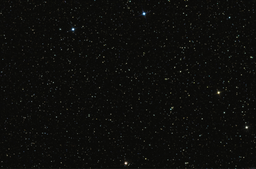
#> input picture StarMap.png, 256 x 169 px, shrunk from 1600 x 1057 before the run
$ python basic.py
#> lines starting #> are read from the running program, lines starting #| are printed output that depends on the picture
# -*- coding: utf-8 -*-
"""
Created on Sun Jan 31 22:42:19 2021

@author: yigit
"""

import matplotlib.pyplot as plt
from PIL import Image
import numpy as np
from numpy import asarray
from scipy.ndimage import rotate

# Read Images
star = Image.open('StarMap.png')
#> star is the input picture: PIL image 256x169 RGBA; mean R, G, B, A 13, 13.2, 11, 255
small = Image.open('Small_area.png')
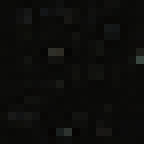
#> input picture Small_area.png, 18 x 18 px, shrunk from 114 x 114 before the run (shown 8 times larger)
#> small is the input picture: PIL image 18x18 RGBA; mean R, G, B, A 12.5, 12.6, 10.5, 255
small_rtd = Image.open('Small_area_rotated.png')
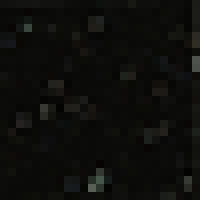
#> input picture Small_area_rotated.png, 25 x 25 px, shrunk from 154 x 154 before the run (shown 8 times larger)
#> small_rtd is the input picture: PIL image 25x25 RGBA; mean R, G, B, A 13.8, 14, 11.8, 255

def find_kernel(star, small):

    # Convert Image to Array
    star_array = asarray(star)
    small_array = asarray(small)

    # Convert to 2d and Get size of arrays
    star_2d = star_array[:,:,0]
    y_star, x_star = star_array.shape[0], star_array.shape[1]
#> y_star = 169; x_star = 256


    small_2d = small_array[:,:,0]
    y_small, x_small = small_array.shape[0], small_array.shape[1]
#> y_small = 18; x_small = 18

    m=""
    points=[]
    for n in ['Not Mirror', 'Transpose', (0,1), 0, 1]:

        if n == 'Not Mirror':
            fliped_small = small_2d
            m='Original image'
        elif n == 'Transpose':
            fliped_small = np.transpose(small_2d)
            m="Transpose"
        else:
            fliped_small = np.flip(small_2d, axis=n)
            if n==(0,1):
                m='Mirror image by origin'
            elif n==0:
                m='Mirror by x-axis'
            elif n==1:
                m='Mirror by y-axis'
        for i in range(4):
            rotated_small = np.rot90(fliped_small,i)
            print('Mirror status: ', m, ' - Rotation number: ', i)


            xstop = x_star - x_small +1
            ystop = y_star - y_small +1
            for xmin in range(0,xstop):
                for ymin in range(0,ystop):

                    xmax = xmin + x_small
                    ymax = ymin + y_small

                    kernel = star_2d[ymin:ymax, xmin:xmax]

                    kernel = np.array(kernel)
                    rotated_small = np.array(rotated_small)
                    comparison = kernel == rotated_small
                    mybool = comparison.all()

                    if mybool:

                        points.append((xmin,ymin))
                        points.append((xmax,ymin))
                        points.append((xmin,ymax))
                        points.append((xmax,ymax))

                        return print(points)
#> after the loop, points = []
    return print('not found')

find_kernel(star,small)
